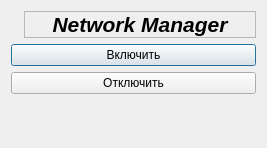
<?xml version="1.0" encoding="UTF-8"?>
<ui version="4.0">
 <class>Dialog</class>
 <widget class="QDialog" name="Dialog">
  <property name="geometry">
   <rect>
    <x>0</x>
    <y>0</y>
    <width>267</width>
    <height>148</height>
   </rect>
  </property>
  <property name="windowTitle">
   <string>Dialog</string>
  </property>
  <property name="sizeGripEnabled">
   <bool>false</bool>
  </property>
  <layout class="QFormLayout" name="formLayout">
   <item row="0" column="0">
    <widget class="QLabel" name="label_2">
     <property name="text">
      <string/>
     </property>
     <property name="pixmap">
      <pixmap>../__img__/network-wired-activated.png</pixmap>
     </property>
    </widget>
   </item>
   <item row="0" column="1">
    <widget class="QLabel" name="label">
     <property name="font">
      <font>
       <pointsize>16</pointsize>
       <weight>75</weight>
       <italic>true</italic>
       <bold>true</bold>
      </font>
     </property>
     <property name="focusPolicy">
      <enum>Qt::NoFocus</enum>
     </property>
     <property name="layoutDirection">
      <enum>Qt::LeftToRight</enum>
     </property>
     <property name="frameShape">
      <enum>QFrame::StyledPanel</enum>
     </property>
     <property name="frameShadow">
      <enum>QFrame::Plain</enum>
     </property>
     <property name="text">
      <string>Network Manager</string>
     </property>
     <property name="textFormat">
      <enum>Qt::AutoText</enum>
     </property>
     <property name="scaledContents">
      <bool>true</bool>
     </property>
     <property name="alignment">
      <set>Qt::AlignCenter</set>
     </property>
    </widget>
   </item>
   <item row="1" column="0" colspan="2">
    <widget class="QPushButton" name="pushButton">
     <property name="text">
      <string>Включить</string>
     </property>
    </widget>
   </item>
   <item row="2" column="0" colspan="2">
    <widget class="QPushButton" name="pushButton_2">
     <property name="text">
      <string>Отключить</string>
     </property>
    </widget>
   </item>
  </layout>
 </widget>
 <resources/>
 <connections/>
</ui>
